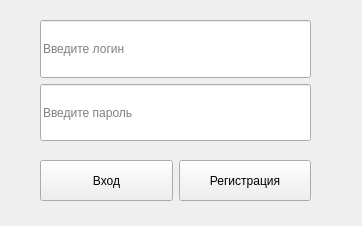
<?xml version="1.0" encoding="UTF-8"?>
<ui version="4.0">
 <class>MainWindow</class>
 <widget class="QMainWindow" name="MainWindow">
  <property name="geometry">
   <rect>
    <x>0</x>
    <y>0</y>
    <width>362</width>
    <height>226</height>
   </rect>
  </property>
  <property name="windowTitle">
   <string>MainWindow</string>
  </property>
  <widget class="QWidget" name="centralwidget">
   <widget class="QWidget" name="layoutWidget">
    <property name="geometry">
     <rect>
      <x>40</x>
      <y>20</y>
      <width>271</width>
      <height>121</height>
     </rect>
    </property>
    <layout class="QVBoxLayout" name="verticalLayout">
     <item>
      <widget class="QLineEdit" name="login_line">
       <property name="sizePolicy">
        <sizepolicy hsizetype="Minimum" vsizetype="Expanding">
         <horstretch>0</horstretch>
         <verstretch>0</verstretch>
        </sizepolicy>
       </property>
       <property name="placeholderText">
        <string>Введите логин</string>
       </property>
      </widget>
     </item>
     <item>
      <widget class="QLineEdit" name="password_line">
       <property name="sizePolicy">
        <sizepolicy hsizetype="Minimum" vsizetype="Expanding">
         <horstretch>0</horstretch>
         <verstretch>0</verstretch>
        </sizepolicy>
       </property>
       <property name="placeholderText">
        <string>Введите пароль</string>
       </property>
      </widget>
     </item>
    </layout>
   </widget>
   <widget class="QWidget" name="layoutWidget">
    <property name="geometry">
     <rect>
      <x>40</x>
      <y>160</y>
      <width>271</width>
      <height>41</height>
     </rect>
    </property>
    <layout class="QHBoxLayout" name="horizontalLayout">
     <item>
      <widget class="QPushButton" name="login_btn">
       <property name="sizePolicy">
        <sizepolicy hsizetype="Minimum" vsizetype="Expanding">
         <horstretch>0</horstretch>
         <verstretch>0</verstretch>
        </sizepolicy>
       </property>
       <property name="text">
        <string>Вход</string>
       </property>
      </widget>
     </item>
     <item>
      <widget class="QPushButton" name="reg_btn">
       <property name="sizePolicy">
        <sizepolicy hsizetype="Minimum" vsizetype="Expanding">
         <horstretch>0</horstretch>
         <verstretch>0</verstretch>
        </sizepolicy>
       </property>
       <property name="text">
        <string>Регистрация</string>
       </property>
      </widget>
     </item>
    </layout>
   </widget>
  </widget>
 </widget>
 <resources/>
 <connections/>
</ui>
